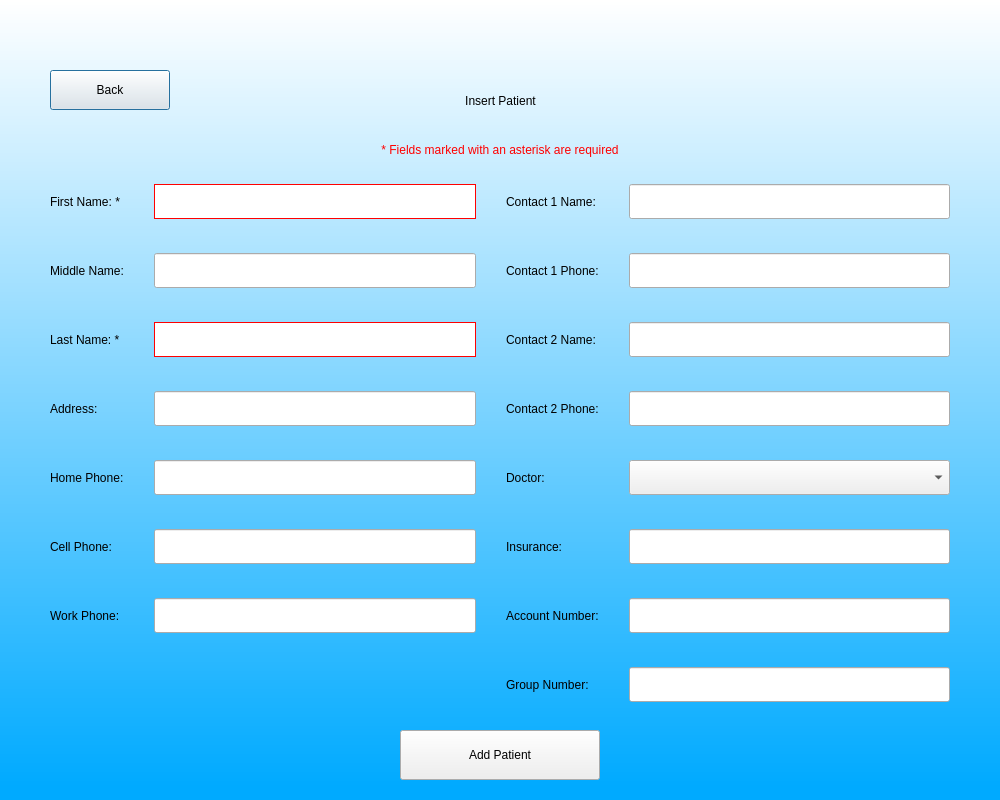
<?xml version="1.0" encoding="UTF-8"?>
<ui version="4.0">
 <class>Dialog</class>
 <widget class="QDialog" name="Dialog">
  <property name="geometry">
   <rect>
    <x>0</x>
    <y>0</y>
    <width>1000</width>
    <height>800</height>
   </rect>
  </property>
  <property name="windowTitle">
   <string>Insert Patient</string>
  </property>
  <widget class="QWidget" name="widget" native="true">
   <property name="geometry">
    <rect>
     <x>0</x>
     <y>0</y>
     <width>1000</width>
     <height>800</height>
    </rect>
   </property>
   <property name="styleSheet">
    <string notr="true">QWidget#widget{
background-color:qlineargradient(spread:pad, x1:1, y1:0.982409, x2:1, y2:0, stop:0 rgba(0, 170, 255, 255), stop:1 rgba(255, 255, 255, 255))}</string>
   </property>
   <widget class="QLabel" name="label">
    <property name="geometry">
     <rect>
      <x>300</x>
      <y>70</y>
      <width>401</width>
      <height>61</height>
     </rect>
    </property>
    <property name="styleSheet">
     <string notr="true">font: 36pt &quot;MS Shell Dlg 2&quot;;</string>
    </property>
    <property name="text">
     <string>Insert Patient</string>
    </property>
    <property name="alignment">
     <set>Qt::AlignCenter</set>
    </property>
   </widget>
   <widget class="QPushButton" name="back">
    <property name="geometry">
     <rect>
      <x>50</x>
      <y>70</y>
      <width>120</width>
      <height>40</height>
     </rect>
    </property>
    <property name="styleSheet">
     <string notr="true">font: 12pt &quot;MS Shell Dlg 2&quot;;</string>
    </property>
    <property name="text">
     <string>Back</string>
    </property>
   </widget>
   <widget class="QLabel" name="requiredNote">
    <property name="geometry">
     <rect>
      <x>300</x>
      <y>140</y>
      <width>400</width>
      <height>20</height>
     </rect>
    </property>
    <property name="styleSheet">
     <string notr="true">font: 10pt &quot;MS Shell Dlg 2&quot;; color: rgb(255, 0, 0);</string>
    </property>
    <property name="text">
     <string>* Fields marked with an asterisk are required</string>
    </property>
    <property name="alignment">
     <set>Qt::AlignCenter</set>
    </property>
   </widget>
   <widget class="QWidget" name="gridLayoutWidget">
    <property name="geometry">
     <rect>
      <x>50</x>
      <y>170</y>
      <width>900</width>
      <height>550</height>
     </rect>
    </property>
    <layout class="QGridLayout" name="gridLayout">
     <property name="horizontalSpacing">
      <number>30</number>
     </property>
     <property name="verticalSpacing">
      <number>20</number>
     </property>
     <!-- Left Column Labels -->
     <item row="0" column="0">
      <widget class="QLabel" name="label_2">
       <property name="styleSheet">
        <string notr="true">font: 14pt &quot;MS Shell Dlg 2&quot;;</string>
       </property>
       <property name="text">
        <string>First Name: *</string>
       </property>
      </widget>
     </item>
     <item row="1" column="0">
      <widget class="QLabel" name="label_3">
       <property name="styleSheet">
        <string notr="true">font: 14pt &quot;MS Shell Dlg 2&quot;;</string>
       </property>
       <property name="text">
        <string>Middle Name:</string>
       </property>
      </widget>
     </item>
     <item row="2" column="0">
      <widget class="QLabel" name="label_4">
       <property name="styleSheet">
        <string notr="true">font: 14pt &quot;MS Shell Dlg 2&quot;;</string>
       </property>
       <property name="text">
        <string>Last Name: *</string>
       </property>
      </widget>
     </item>
     <item row="3" column="0">
      <widget class="QLabel" name="label_5">
       <property name="styleSheet">
        <string notr="true">font: 14pt &quot;MS Shell Dlg 2&quot;;</string>
       </property>
       <property name="text">
        <string>Address:</string>
       </property>
      </widget>
     </item>
     <item row="4" column="0">
      <widget class="QLabel" name="label_6">
       <property name="styleSheet">
        <string notr="true">font: 14pt &quot;MS Shell Dlg 2&quot;;</string>
       </property>
       <property name="text">
        <string>Home Phone:</string>
       </property>
      </widget>
     </item>
     <item row="5" column="0">
      <widget class="QLabel" name="label_7">
       <property name="styleSheet">
        <string notr="true">font: 14pt &quot;MS Shell Dlg 2&quot;;</string>
       </property>
       <property name="text">
        <string>Cell Phone:</string>
       </property>
      </widget>
     </item>
     <item row="6" column="0">
      <widget class="QLabel" name="label_8">
       <property name="styleSheet">
        <string notr="true">font: 14pt &quot;MS Shell Dlg 2&quot;;</string>
       </property>
       <property name="text">
        <string>Work Phone:</string>
       </property>
      </widget>
     </item>
     <!-- Left Column Input Fields -->
     <item row="0" column="1">
      <widget class="QLineEdit" name="firstNameField">
       <property name="minimumSize">
        <size>
         <width>0</width>
         <height>35</height>
        </size>
       </property>
       <property name="styleSheet">
        <string notr="true">border: 1px solid rgb(255, 0, 0);</string>
       </property>
      </widget>
     </item>
     <item row="1" column="1">
      <widget class="QLineEdit" name="middleInitField">
       <property name="minimumSize">
        <size>
         <width>0</width>
         <height>35</height>
        </size>
       </property>
      </widget>
     </item>
     <item row="2" column="1">
      <widget class="QLineEdit" name="lastNameField">
       <property name="minimumSize">
        <size>
         <width>0</width>
         <height>35</height>
        </size>
       </property>
       <property name="styleSheet">
        <string notr="true">border: 1px solid rgb(255, 0, 0);</string>
       </property>
      </widget>
     </item>
     <item row="3" column="1">
      <widget class="QLineEdit" name="addressField">
       <property name="minimumSize">
        <size>
         <width>0</width>
         <height>35</height>
        </size>
       </property>
      </widget>
     </item>
     <item row="4" column="1">
      <widget class="QLineEdit" name="homePhoneField">
       <property name="minimumSize">
        <size>
         <width>0</width>
         <height>35</height>
        </size>
       </property>
      </widget>
     </item>
     <item row="5" column="1">
      <widget class="QLineEdit" name="cellPhoneField">
       <property name="minimumSize">
        <size>
         <width>0</width>
         <height>35</height>
        </size>
       </property>
      </widget>
     </item>
     <item row="6" column="1">
      <widget class="QLineEdit" name="workPhoneField">
       <property name="minimumSize">
        <size>
         <width>0</width>
         <height>35</height>
        </size>
       </property>
      </widget>
     </item>
     <!-- Right Column Labels -->
     <item row="0" column="2">
      <widget class="QLabel" name="label_9">
       <property name="styleSheet">
        <string notr="true">font: 14pt &quot;MS Shell Dlg 2&quot;;</string>
       </property>
       <property name="text">
        <string>Contact 1 Name:</string>
       </property>
      </widget>
     </item>
     <item row="1" column="2">
      <widget class="QLabel" name="label_10">
       <property name="styleSheet">
        <string notr="true">font: 14pt &quot;MS Shell Dlg 2&quot;;</string>
       </property>
       <property name="text">
        <string>Contact 1 Phone:</string>
       </property>
      </widget>
     </item>
     <item row="2" column="2">
      <widget class="QLabel" name="label_11">
       <property name="styleSheet">
        <string notr="true">font: 14pt &quot;MS Shell Dlg 2&quot;;</string>
       </property>
       <property name="text">
        <string>Contact 2 Name:</string>
       </property>
      </widget>
     </item>
     <item row="3" column="2">
      <widget class="QLabel" name="label_12">
       <property name="styleSheet">
        <string notr="true">font: 14pt &quot;MS Shell Dlg 2&quot;;</string>
       </property>
       <property name="text">
        <string>Contact 2 Phone:</string>
       </property>
      </widget>
     </item>
     <item row="4" column="2">
      <widget class="QLabel" name="label_13">
       <property name="styleSheet">
        <string notr="true">font: 14pt &quot;MS Shell Dlg 2&quot;;</string>
       </property>
       <property name="text">
        <string>Doctor:</string>
       </property>
      </widget>
     </item>
     <item row="5" column="2">
      <widget class="QLabel" name="label_14">
       <property name="styleSheet">
        <string notr="true">font: 14pt &quot;MS Shell Dlg 2&quot;;</string>
       </property>
       <property name="text">
        <string>Insurance:</string>
       </property>
      </widget>
     </item>
     <item row="6" column="2">
      <widget class="QLabel" name="label_15">
       <property name="styleSheet">
        <string notr="true">font: 14pt &quot;MS Shell Dlg 2&quot;;</string>
       </property>
       <property name="text">
        <string>Account Number:</string>
       </property>
      </widget>
     </item>
     <item row="7" column="2">
      <widget class="QLabel" name="label_16">
       <property name="styleSheet">
        <string notr="true">font: 14pt &quot;MS Shell Dlg 2&quot;;</string>
       </property>
       <property name="text">
        <string>Group Number:</string>
       </property>
      </widget>
     </item>
     <!-- Right Column Input Fields -->
     <item row="0" column="3">
      <widget class="QLineEdit" name="contact1NameField">
       <property name="minimumSize">
        <size>
         <width>0</width>
         <height>35</height>
        </size>
       </property>
      </widget>
     </item>
     <item row="1" column="3">
      <widget class="QLineEdit" name="contact1PhoneField">
       <property name="minimumSize">
        <size>
         <width>0</width>
         <height>35</height>
        </size>
       </property>
      </widget>
     </item>
     <item row="2" column="3">
      <widget class="QLineEdit" name="contact2NameField">
       <property name="minimumSize">
        <size>
         <width>0</width>
         <height>35</height>
        </size>
       </property>
      </widget>
     </item>
     <item row="3" column="3">
      <widget class="QLineEdit" name="contact2PhoneField">
       <property name="minimumSize">
        <size>
         <width>0</width>
         <height>35</height>
        </size>
       </property>
      </widget>
     </item>
     <item row="4" column="3">
      <widget class="QComboBox" name="doctorCombo">
       <property name="minimumSize">
        <size>
         <width>0</width>
         <height>35</height>
        </size>
       </property>
      </widget>
     </item>
     <item row="5" column="3">
      <widget class="QLineEdit" name="insuranceField">
       <property name="minimumSize">
        <size>
         <width>0</width>
         <height>35</height>
        </size>
       </property>
      </widget>
     </item>
     <item row="6" column="3">
      <widget class="QLineEdit" name="accountNumberField">
       <property name="minimumSize">
        <size>
         <width>0</width>
         <height>35</height>
        </size>
       </property>
      </widget>
     </item>
     <item row="7" column="3">
      <widget class="QLineEdit" name="groupNumberField">
       <property name="minimumSize">
        <size>
         <width>0</width>
         <height>35</height>
        </size>
       </property>
      </widget>
     </item>
    </layout>
   </widget>
   <widget class="QPushButton" name="addPatient">
    <property name="geometry">
     <rect>
      <x>400</x>
      <y>730</y>
      <width>200</width>
      <height>50</height>
     </rect>
    </property>
    <property name="styleSheet">
     <string notr="true">font: 14pt &quot;MS Shell Dlg 2&quot;;</string>
    </property>
    <property name="text">
     <string>Add Patient</string>
    </property>
   </widget>
   <widget class="QLabel" name="errorMsg">
    <property name="geometry">
     <rect>
      <x>200</x>
      <y>780</y>
      <width>600</width>
      <height>40</height>
     </rect>
    </property>
    <property name="styleSheet">
     <string notr="true">font: 12pt &quot;MS Shell Dlg 2&quot;;color:rgb(255,0,0)</string>
    </property>
    <property name="text">
     <string/>
    </property>
    <property name="alignment">
     <set>Qt::AlignCenter</set>
    </property>
    <property name="wordWrap">
     <bool>true</bool>
    </property>
   </widget>
  </widget>
 </widget>
 <resources/>
 <connections/>
</ui>
